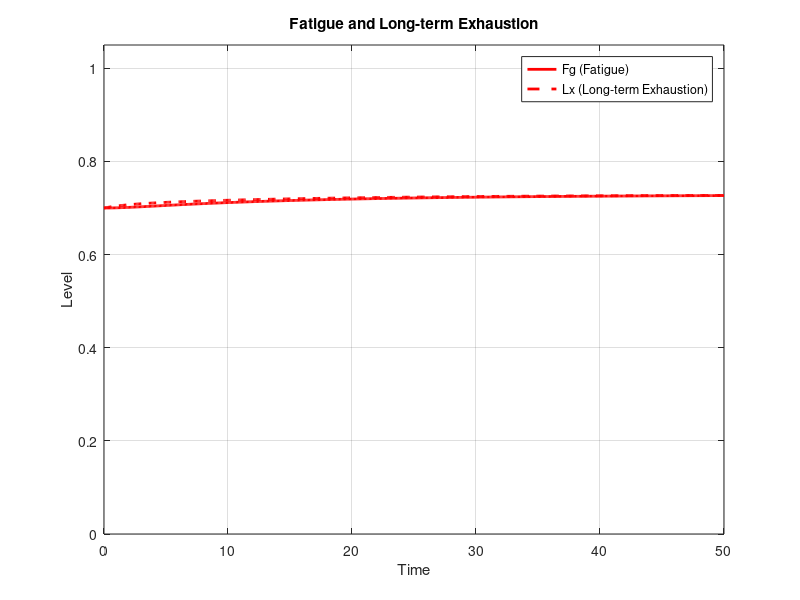
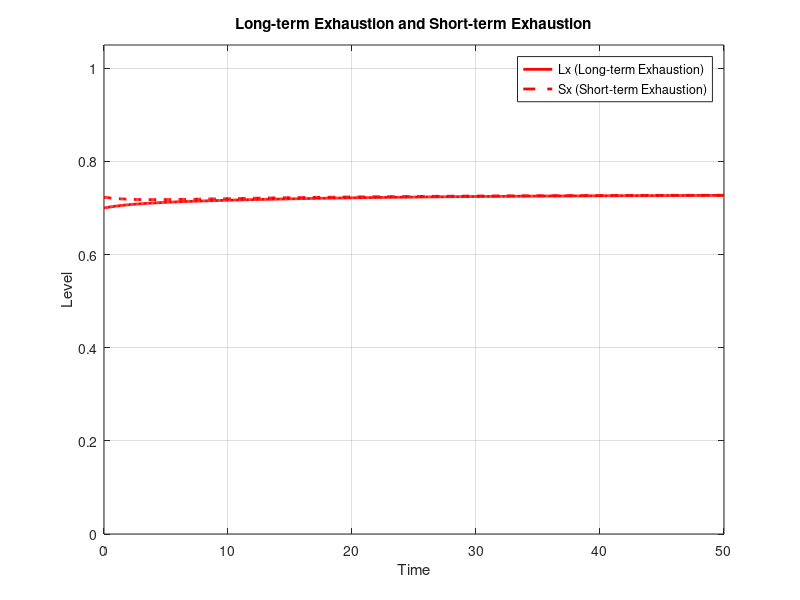
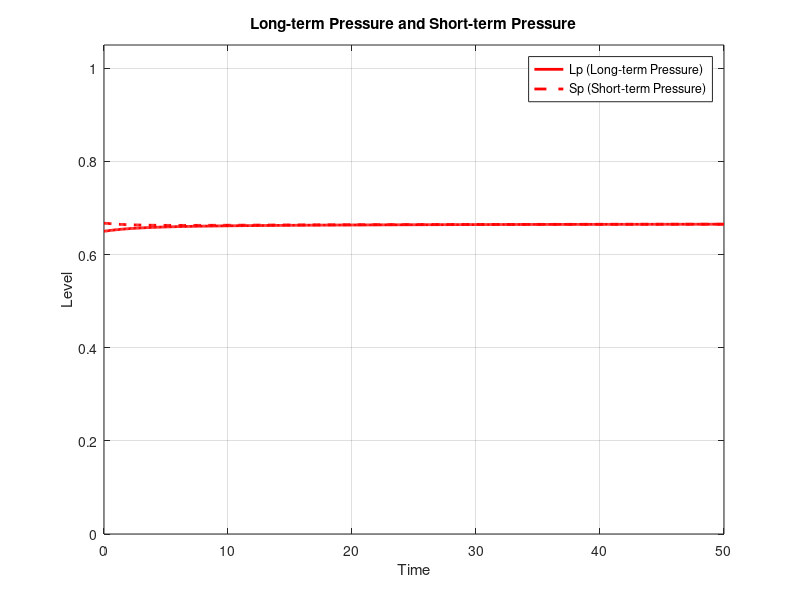
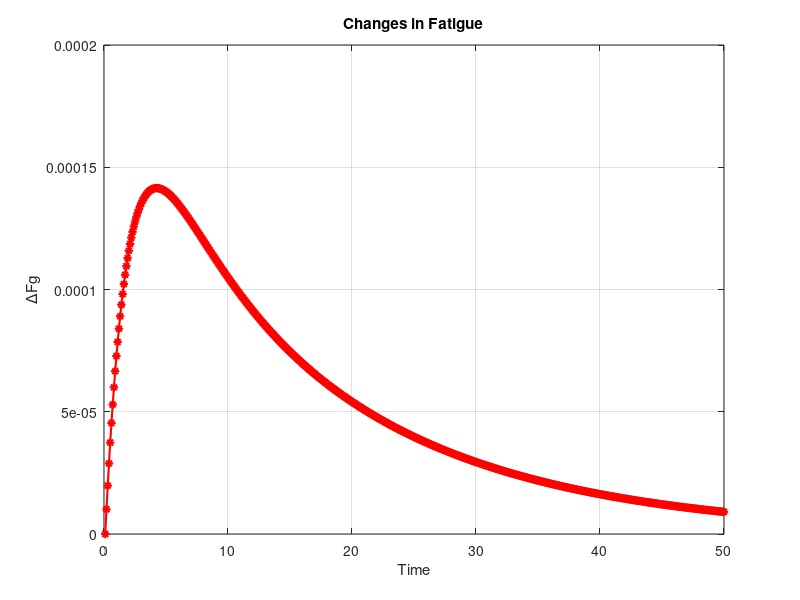

Here is the MATLAB script that generated these plots, in order:
%% =====================================================================
%% VERIFICATION - VALUE SUBSTITUTION METHOD
%% =====================================================================
% Purpose: Verify that temporal variables (Fg, Lx, Lp) reach stabilization
% Method: Check if |X(t) - X(t-1)| < tolerance for last few time steps
% Model: Fatigue simulation for military cadets (Palapes/Suksis)
% Scenario: Extreme conditions (maximum stress, zero recovery)
%% =====================================================================

clc;
clear;
close all;

%% ===================== TIME & SIM SETUP =====================
T  = 50;           % total duration (arbitrary units)
dt = 0.1;          % step size (0<dt<=1 is stable for these simple trackers)
numSteps  = T/dt;  % number of steps
time = linspace(0, T, numSteps);

%% ===================== INPUTS (EXTREME SCENARIO) =====================
% Initialize arrays to store the variables over time (all normalized [0,1])
Te = zeros(1, numSteps); % Thermal environment (heat)
Ti = zeros(1, numSteps); % Training intensity
Tc = zeros(1, numSteps); % Training complexity
Tp = zeros(1, numSteps); % Training pressure
Fi = zeros(1, numSteps); % Fluid intake
Fl = zeros(1, numSteps); % Fitness level
Hr = zeros(1, numSteps); % Heart-rate strain (0=low heart rate, 1=high heart rate)
Sh = zeros(1, numSteps); % Sleep hours (normalized)
St = zeros(1, numSteps); % Sleep timing / alignment (normalized)

% Initial values - EXTREME SCENARIO
for t = 1:numSteps
    Te(t) = 1;     % Maximum thermal stress
    Ti(t) = 1;     % Maximum training intensity
    Tc(t) = 1;     % Maximum training complexity
    Tp(t) = 1;     % Maximum training pressure
    Hr(t) = 1;     % Maximum heart rate
    Fi(t) = 0;     % No fluid intake
    Fl(t) = 0;     % No fitness
    Sh(t) = 0;     % No sleep
    St(t) = 0;     % Poor sleep timing
end

%% ===================== PARAMETERS =====================
% Task Demands
w_Td1 = 0.4;
w_Td2 = 0.6;
beta_Td = 0.7;

% Sleep Quality
delta_Sq = 0.7;

% Hydration Level
beta_Hl = 0.5;
w_Hl1 = 0.6;
w_Hl2 = 0.4;

% Physical Preparedness
beta_Pp  = 0.7;
w_Pp1 = 0.25;
w_Pp2 = 0.30;
w_Pp3 = 0.45;

% Effort Motivation
alpha_Em = 0.4;
eta_Em = 0.5;

% Generated Effort
w_Ge1 = 0.85;
w_Ge2 = 0.15;

% Recovery Effort (CALIBRATED)
w_Re1 = 0.25;
w_Re2 = 0.20;
w_Re3 = 0.20;

% Short-term Exhaustion (CALIBRATED)
w_Sx1 = 0.70;
w_Sx2 = 1.10;
gamma_Sx = 0.50;

% Short-term Experienced Pressure
w_Sp1 = 0.6;
w_Sp2 = 0.4;
beta_Sp = 0.7;

% Recovery Time
w_Rt1 = 0.5;
w_Rt2 = 0.5;
beta_Rt1 = 0.3;
beta_Rt2 = 0.3;
beta_Rt3 = 0.4;

%% ===================== STATE ARRAYS =====================
Td = zeros(1,numSteps);     % Task Demands
Hl = zeros(1,numSteps);     % Hydration Level
Sq = zeros(1,numSteps);     % Sleep Quality
Pp = zeros(1,numSteps);     % Physical Preparedness
Em = zeros(1,numSteps);     % Effort Motivation
Ge = zeros(1,numSteps);     % Generated Effort
Cp = zeros(1,numSteps);     % Critical Point
Sp = zeros(1,numSteps);     % Short-term Experienced Pressure
Sx = zeros(1,numSteps);     % Short-term Exhaustion
Re = zeros(1,numSteps);     % Recovery Effort
Lp = zeros(1,numSteps);     % Long-term Experienced Pressure
Lx = zeros(1,numSteps);     % Long-term Exhaustion
Fg = zeros(1,numSteps);     % Fatigue
Rt = zeros(1,numSteps);     % Recovery Time

%% ===================== STEP 1 (t=1) INSTANTANEOUS COMPUTE =====================
% Task Demands
Td(1) = beta_Td * Ti(1) * (w_Td1*Tc(1) + w_Td2*Tp(1)) + (1 - beta_Td) * (Te(1) * Ti(1));

% Sleep Quality
Sq(1) = delta_Sq * Sh(1) + (1-delta_Sq) * St(1);

% Hydration Level
Hl(1) = (beta_Hl * Fi(1)) + (1 - beta_Hl) * (1 - (w_Hl1 * Te(1) + w_Hl2 * Td(1)));

% Physical Preparedness
Pp(1) = beta_Pp * (w_Pp1*Hl(1) + w_Pp2*Fl(1) + w_Pp3*Sq(1)) + (1-beta_Pp) * (1 - Hr(1));

% CALIBRATED INITIAL CONDITIONS (personalized based on preparedness)
initial_stress = 1 - Pp(1);
Fg(1) = 0.35 + 0.35 * initial_stress;
Lx(1) = Fg(1);
Lp(1) = 0.40 + 0.25 * initial_stress;
Sx(1) = 0.40 + 0.30 * initial_stress;

% Critical Point
Cp(1) = Pp(1) * (1 - Sx(1));

% Effort Motivation
Em(1) = exp( -eta_Em * ((Td(1) - (1-Lp(1)) ) / alpha_Em) ^ 2 );

% Generated Effort
Ge(1) = Em(1) * (w_Ge1*Td(1) + w_Ge2*Cp(1));

% Recovery Effort
Re(1) = w_Re1 * min(1, max(0, Cp(1) - Ge(1))) + w_Re2 * Ge(1) + w_Re3 * min(1, max(0, (Pp(1) - Cp(1)) / max(Pp(1), 1e-9))) ;

% Short-term Exhaustion
Sx(1) = (w_Sx1*Fg(1) + w_Sx2*max(0, Ge(1)-Cp(1))) * (1 - gamma_Sx*Re(1));

% Short-term Experienced Pressure
Sp(1) = beta_Sp * (w_Sp1 * Sx(1) + w_Sp2 * max(0, Ge(1)-Cp(1))) + (1-beta_Sp) * (1-Pp(1));

% Recovery Time
Rt(1) = (w_Rt1*Sx(1) + w_Rt2*Fg(1)) * (1 - (beta_Rt1*Pp(1) + beta_Rt2*Sq(1) + beta_Rt3*Re(1)));

%% ===================== MAIN LOOP =====================
for t = 2:numSteps
    % -------- Instantaneous layer --------

    % Task Demands
    Td(t) = beta_Td * Ti(t) * (w_Td1*Tc(t) + w_Td2*Tp(t)) + (1 - beta_Td) * (Te(t) * Ti(t));

    % Sleep Quality
    Sq(t) = delta_Sq * Sh(t) + (1-delta_Sq) * St(t-1);

    % Hydration Level
    Hl(t) = (beta_Hl * Fi(t)) + (1 - beta_Hl) * (1 - (w_Hl1 * Te(t) + w_Hl2 * Td(t)));

    % Physical Preparedness
    Pp(t) = beta_Pp * (w_Pp1*Hl(t) + w_Pp2*Fl(t) + w_Pp3*Sq(t)) + (1-beta_Pp) * (1 - Hr(t));

    % Critical Point
    Cp(t) = Pp(t) * (1 - Sx(t-1));

    % Effort Motivation
    Em(t) = exp( -eta_Em * ((Td(t) - (1-Lp(t-1)) ) / alpha_Em) ^ 2 );

    % Generated Effort
    Ge(t) = Em(t) * (w_Ge1*Td(t) + w_Ge2*Cp(t));

    % Recovery Effort
    Re(t) = w_Re1 * min(1, max(0, Cp(t) - Ge(t))) + w_Re2 * Ge(t) + w_Re3 * min(1, max(0, (Pp(t) - Cp(t)) / max(Pp(t), 1e-9)));

    % Short-term exhaustion
    Sx(t) = (w_Sx1*Fg(t-1) + w_Sx2*max(0, Ge(t)-Cp(t))) * (1 - gamma_Sx*Re(t));

    % Short-term pressure
    Sp(t) = beta_Sp * (w_Sp1 * Sx(t-1) + w_Sp2 * max(0, Ge(t)-Cp(t))) + (1-beta_Sp) * (1-Pp(t));

    % -------- Temporal layer (first-order trackers) --------
    % Long-term experienced pressure
    Lp(t) = Lp(t-1) + (Sp(t) - Lp(t-1)) * Lp(t-1) * (1-Lp(t-1)) * dt;

    % Long-term exhaustion
    Lx(t) = Lx(t-1) + (Sx(t-1) - Lx(t-1)) * Lx(t-1) * (1-Lx(t-1)) * dt;

    % Fatigue
    Fg(t) = Fg(t-1) + (Lx(t-1) - Fg(t-1)) * Fg(t-1) * (1-Fg(t-1)) * dt;

    % Recovery Time
    Rt(t) = (w_Rt1*Sx(t-1) + w_Rt2*Fg(t-1)) * (1 - (beta_Rt1*Pp(t) + beta_Rt2*Sq(t) + beta_Rt3*Re(t)));
end

%% =====================================================================
%% VERIFICATION SECTION - VALUE SUBSTITUTION
%% =====================================================================

%% ========== CALCULATE CHANGES (DERIVATIVES) ==========
dFg = diff(Fg);  % Fg(t) - Fg(t-1)
dLx = diff(Lx);  % Lx(t) - Lx(t-1)
dLp = diff(Lp);  % Lp(t) - Lp(t-1)

%% ========== STABILIZATION CHECK ==========
tolerance = 1e-3;  % 0.001

% Determine which steps are stabilized for each variable
stable_Fg = abs(dFg) < tolerance;
stable_Lx = abs(dLx) < tolerance;
stable_Lp = abs(dLp) < tolerance;

%% ========== CONSOLE OUTPUT - STABILIZATION TABLE ==========
fprintf('\n=============================================================\n');
fprintf('         VALUE SUBSTITUTION - STABILIZATION CHECK\n');
fprintf('=============================================================\n');
fprintf('Model: Fatigue Simulation for Military Cadets\n');
fprintf('Scenario: Extreme (Te=1, Ti=1, Tc=1, Tp=1, Hr=1, Sh=0, St=0, Fi=0, Fl=0)\n');
fprintf('Time parameters: T=%d, dt=%.1f, numSteps=%d\n', T, dt, numSteps);
fprintf('Tolerance for stabilization: %.3e\n\n', tolerance);

% Select last 10 consecutive steps
last_indices = (numSteps-9):numSteps;  % e.g., [491, 492, ..., 500]
last_times = time(last_indices);  % Corresponding time values

fprintf('Last 10 consecutive time steps:\n');
fprintf('------------------------------------------------------------------------------------------------------------------------\n');
fprintf('Time      Fg          dFg         Status        Lx          dLx         Status        Lp          dLp         Status\n');
fprintf('------------------------------------------------------------------------------------------------------------------------\n');

for k = 1:length(last_indices)
    i = last_indices(k);
    idx_diff = i - 1;  % Index for diff arrays

    % Status strings
    if stable_Fg(idx_diff)
        status_Fg = 'Stabilized';
    else
        status_Fg = 'Not Stab  ';
    end

    if stable_Lx(idx_diff)
        status_Lx = 'Stabilized';
    else
        status_Lx = 'Not Stab  ';
    end

    if stable_Lp(idx_diff)
        status_Lp = 'Stabilized';
    else
        status_Lp = 'Not Stab  ';
    end

    fprintf('%-6.1f    %.6f    %.6f    %s    %.6f    %.6f    %s    %.6f    %.6f    %s\n', ...
        last_times(k), Fg(i), dFg(idx_diff), status_Fg, ...
        Lx(i), dLx(idx_diff), status_Lx, ...
        Lp(i), dLp(idx_diff), status_Lp);
end

fprintf('------------------------------------------------------------------------------------------------------------------------\n\n');

% Final summary
fprintf('CONCLUSION:\n');

% Count how many of last 4 integer time steps are stabilized
last_4_indices = last_indices(end-3:end) - 1;  % Last 4 diff indices
last_4_Fg = sum(stable_Fg(last_4_indices));
last_4_Lx = sum(stable_Lx(last_4_indices));
last_4_Lp = sum(stable_Lp(last_4_indices));

if last_4_Fg == 4
    fprintf('Fg (Fatigue):                    Stabilized (all last 4 steps < %.3e)\n', tolerance);
else
    fprintf('Fg (Fatigue):                    Not fully stabilized (%d/4 steps < %.3e)\n', last_4_Fg, tolerance);
end

if last_4_Lx == 4
    fprintf('Lx (Long-term Exhaustion):       Stabilized (all last 4 steps < %.3e)\n', tolerance);
else
    fprintf('Lx (Long-term Exhaustion):       Not fully stabilized (%d/4 steps < %.3e)\n', last_4_Lx, tolerance);
end

if last_4_Lp == 4
    fprintf('Lp (Long-term Pressure):         Stabilized (all last 4 steps < %.3e)\n', tolerance);
else
    fprintf('Lp (Long-term Pressure):         Not fully stabilized (%d/4 steps < %.3e)\n', last_4_Lp, tolerance);
end

fprintf('\nFinal values:\n');
fprintf('  Fg(%d) = %.6f\n', T, Fg(end));
fprintf('  Lx(%d) = %.6f\n', T, Lx(end));
fprintf('  Lp(%d) = %.6f\n', T, Lp(end));
fprintf('=============================================================\n\n');

%% ========== FIGURE 1: FATIGUE & LONG-TERM EXHAUSTION ==========
figure('Name', 'Fatigue and Long-term Exhaustion');
plot(time, Fg, 'r-', 'LineWidth', 2); hold on;
plot(time, Lx, 'r--', 'LineWidth', 2);
xlabel('Time'); ylabel('Level');
title('Fatigue and Long-term Exhaustion');
legend('Fg (Fatigue)', 'Lx (Long-term Exhaustion)', 'Location', 'best');
grid on;
ylim([0 1.05]);

%% ========== FIGURE 2: LONG-TERM EXHAUSTION & SHORT-TERM EXHAUSTION ==========
figure('Name', 'Long-term and Short-term Exhaustion');
plot(time, Lx, 'r-', 'LineWidth', 2); hold on;
plot(time, Sx, 'r--', 'LineWidth', 2);
xlabel('Time'); ylabel('Level');
title('Long-term Exhaustion and Short-term Exhaustion');
legend('Lx (Long-term Exhaustion)', 'Sx (Short-term Exhaustion)', 'Location', 'best');
grid on;
ylim([0 1.05]);

%% ========== FIGURE 3: LONG-TERM PRESSURE & SHORT-TERM PRESSURE ==========
figure('Name', 'Long-term and Short-term Pressure');
plot(time, Lp, 'r-', 'LineWidth', 2); hold on;
plot(time, Sp, 'r--', 'LineWidth', 2);
xlabel('Time'); ylabel('Level');
title('Long-term Pressure and Short-term Pressure');
legend('Lp (Long-term Pressure)', 'Sp (Short-term Pressure)', 'Location', 'best');
grid on;
ylim([0 1.05]);

%% ========== FIGURE 4: CHANGES IN FATIGUE ==========
figure('Name', 'Changes in Fatigue');
plot(time(2:end), dFg, 'r-*', 'LineWidth', 1.5);
xlabel('Time'); ylabel('\DeltaFg');
title('Changes in Fatigue');
grid on;

%% ========== FIGURE 5: CHANGES IN LONG-TERM EXHAUSTION ==========
figure('Name', 'Changes in Long-term Exhaustion');
plot(time(2:end), dLx, 'r-*', 'LineWidth', 1.5);
xlabel('Time'); ylabel('\DeltaLx');
title('Changes in Long-term Exhaustion');
grid on;

%% ========== FIGURE 6: CHANGES IN LONG-TERM PRESSURE ==========
figure('Name', 'Changes in Long-term Pressure');
plot(time(2:end), dLp, 'r-*', 'LineWidth', 1.5);
xlabel('Time'); ylabel('\DeltaLp');
title('Changes in Long-term Pressure');
grid on;

%% ========== SAVE RESULTS TO TEXT FILE ==========
fid = fopen('verification_results.txt', 'w');

fprintf(fid, '=============================================================\n');
fprintf(fid, '         VALUE SUBSTITUTION - STABILIZATION CHECK\n');
fprintf(fid, '=============================================================\n');
fprintf(fid, 'Model: Fatigue Simulation for Military Cadets\n');
fprintf(fid, 'Scenario: Extreme (Te=1, Ti=1, Tc=1, Tp=1, Hr=1, Sh=0, St=0, Fi=0, Fl=0)\n');
fprintf(fid, 'Time parameters: T=%d, dt=%.1f, numSteps=%d\n', T, dt, numSteps);
fprintf(fid, 'Tolerance: %.3e\n\n', tolerance);

fprintf(fid, 'FULL TIME SERIES DATA:\n');
fprintf(fid, '----------------------------------------------------------------------------------------------------\n');
fprintf(fid, 'Time      Fg          dFg         Lx          dLx         Lp          dLp\n');
fprintf(fid, '----------------------------------------------------------------------------------------------------\n');
fprintf(fid, '%.1f     %.6f    -           %.6f    -           %.6f    -\n', time(1), Fg(1), Lx(1), Lp(1));
for i = 2:numSteps
    fprintf(fid, '%.1f     %.6f    %.6f    %.6f    %.6f    %.6f    %.6f\n', ...
        time(i), Fg(i), dFg(i-1), Lx(i), dLx(i-1), Lp(i), dLp(i-1));
end

fprintf(fid, '\n\nSTABILIZATION ANALYSIS (Last 10 consecutive time steps):\n');
fprintf(fid, '----------------------------------------------------------------------------------------------------\n');
fprintf(fid, 'Time      Fg          dFg         Status      Lx          dLx         Status      Lp          dLp         Status\n');
fprintf(fid, '----------------------------------------------------------------------------------------------------\n');

for k = 1:length(last_indices)
    i = last_indices(k);
    idx_diff = i - 1;

    if stable_Fg(idx_diff)
        status_Fg = 'Stabilized';
    else
        status_Fg = 'Not Stab  ';
    end

    if stable_Lx(idx_diff)
        status_Lx = 'Stabilized';
    else
        status_Lx = 'Not Stab  ';
    end

    if stable_Lp(idx_diff)
        status_Lp = 'Stabilized';
    else
        status_Lp = 'Not Stab  ';
    end

    fprintf(fid, '%-6.1f    %.6f    %.6f    %s    %.6f    %.6f    %s    %.6f    %.6f    %s\n', ...
        last_times(k), Fg(i), dFg(idx_diff), status_Fg, ...
        Lx(i), dLx(idx_diff), status_Lx, ...
        Lp(i), dLp(idx_diff), status_Lp);
end

fprintf(fid, '\n\nCONCLUSION:\n');
if last_4_Fg == 4
    fprintf(fid, 'Fg (Fatigue): Stabilized (all last 4 steps < %.3e)\n', tolerance);
else
    fprintf(fid, 'Fg (Fatigue): Not fully stabilized (%d/4 steps < %.3e)\n', last_4_Fg, tolerance);
end

if last_4_Lx == 4
    fprintf(fid, 'Lx (Long-term Exhaustion): Stabilized (all last 4 steps < %.3e)\n', tolerance);
else
    fprintf(fid, 'Lx (Long-term Exhaustion): Not fully stabilized (%d/4 steps < %.3e)\n', last_4_Lx, tolerance);
end

if last_4_Lp == 4
    fprintf(fid, 'Lp (Long-term Pressure): Stabilized (all last 4 steps < %.3e)\n', tolerance);
else
    fprintf(fid, 'Lp (Long-term Pressure): Not fully stabilized (%d/4 steps < %.3e)\n', last_4_Lp, tolerance);
end

fprintf(fid, '\nFinal values at t=%d:\n', T);
fprintf(fid, '  Fg = %.6f\n', Fg(end));
fprintf(fid, '  Lx = %.6f\n', Lx(end));
fprintf(fid, '  Lp = %.6f\n', Lp(end));
fprintf(fid, '=============================================================\n');

fclose(fid);

fprintf('\nResults saved to verification_results.txt\n');
fprintf('All 6 figures generated successfully.\n\n');
